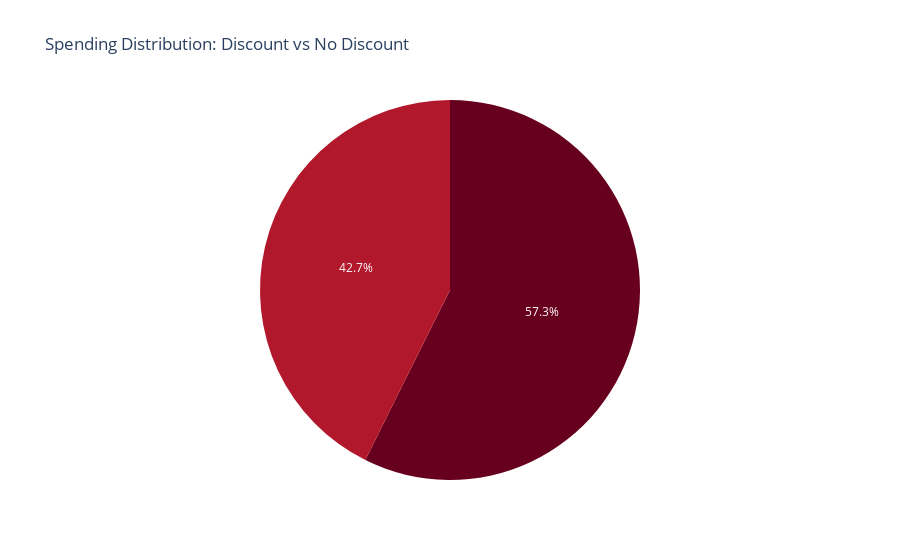

The cell this chart's notebook holds for it:
### Code cell
discount_data = df.groupby('Discount_Applied')['Purchase_Amount_USD'].sum().sort_values()
fig = px.pie(discount_data, values='Purchase_Amount_USD',
             title='Spending Distribution: Discount vs No Discount',
             color_discrete_sequence=px.colors.sequential.RdBu)
fig.show()

### Figure 1 — Plotly figure (JSON) as saved in the notebook; plotly's stock layout.template omitted (floating-point values rounded to 4 significant figures)
{"data": [{"domain": {"x": [0, 1], "y": [0, 1]}, "hovertemplate": "Purchase_Amount_USD=%{value}<extra></extra>", "legendgroup": "", "name": "", "showlegend": false, "type": "pie", "values": [99411, 133670]}], "layout": {"legend": {"tracegroupgap": 0}, "piecolorway": ["rgb(103,0,31)", "rgb(178,24,43)", "rgb(214,96,77)", "rgb(244,165,130)", "rgb(253,219,199)", "rgb(247,247,247)", "rgb(209,229,240)", "rgb(146,197,222)", "rgb(67,147,195)", "rgb(33,102,172)", "rgb(5,48,97)"], "title": {"text": "Spending Distribution: Discount vs No Discount"}}}
